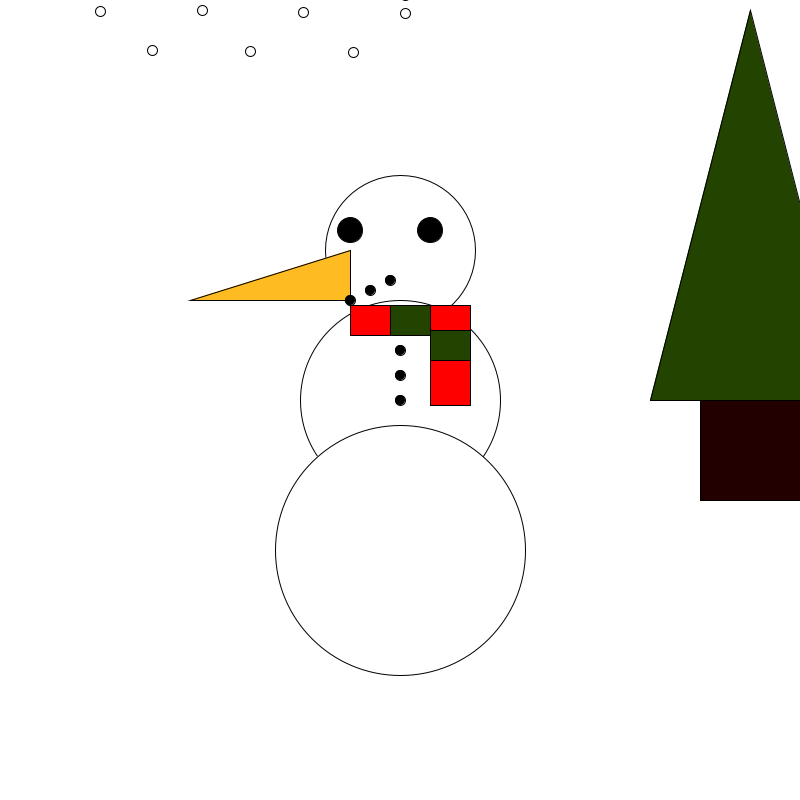
Frame 1 (no input)
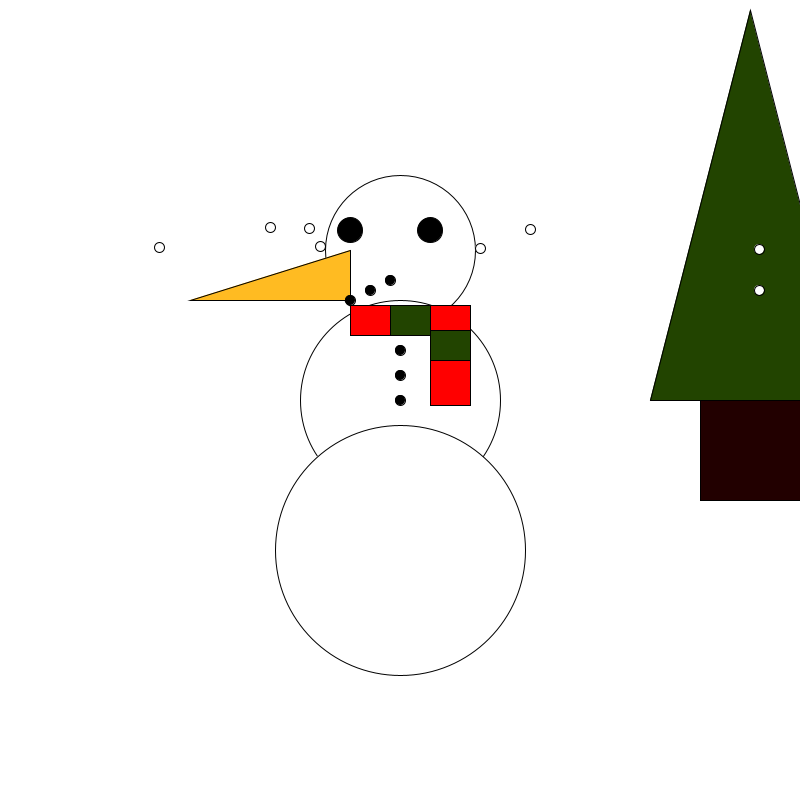
Frame 60 (the mouse pressed at the canvas centre just before this capture)
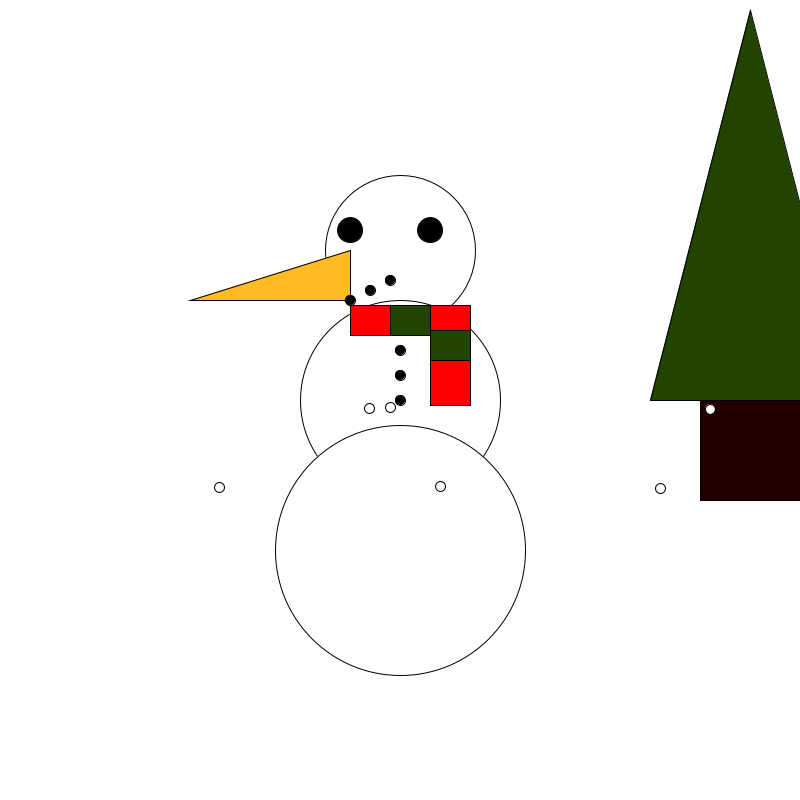
Frame 120 (the mouse held since frame 60 and released just before this capture)

The Processing sketch that drew these frames (run headless with seeded random() and noise(); from frame 60 on, the mouse is pressed at the canvas centre):

// Processing sketch: sketch_161231a
// ── sketch_161231a.pde
int snowball1Y = (10);
int snowball1X = (200);
int snowball2X = (100);
int snowball3X = (300);
int snowball2Y = (50);
int snowball4X = (150);
int snowball5X = (250);
int snowball6X = (350);
int snowball7X = (400);
int snowball3Y = (-10);
void setup(){
 size(800,800);
 background(255);
 }
 void draw(){
   background(255);
   fill(255);
 ellipse(400,250,150,150); 
 ellipse(400,400,200,200);
 ellipse(400,550,250,250);
fill(0);
 ellipse(350,230,25,25);
 ellipse(430,230,25,25);
fill(255,187,34);
 triangle(350,250,350,300,190,300);
  fill(0);
  ellipse(350,300,10,10);
  ellipse(370,290,10,10);
  ellipse(390,280,10,10);
 fill(255,0,0);
  rect(350,305,40,30);
 fill(34,68,0);
  rect(390,305,40,30);
 fill(255,0,0);
  rect(430,305,40,30); 
 fill(34,68,0);
  rect(430,330,40,45); 
 fill(255,0,0);
  rect(430,360,40,45);
 fill(0);
  ellipse(400,400,10,10);
  ellipse(400,375,10,10);
  ellipse(400,350,10,10);
fill(34,68,0);
  triangle(750,10,650,400,850,400);
 fill(34,0,0);
  rect(700,400,100,100);
 fill(255);
 
  ellipse(snowball1X +=2 ,snowball1Y ++,10,10);
  ellipse(snowball2X ++ ,snowball1Y ++,10,10);
  ellipse(snowball3X +=3 ,snowball1Y ++,10,10);
  ellipse(snowball4X +=2 ,snowball2Y ++,10,10);
   ellipse(snowball5X ++ ,snowball2Y ++,10,10);
  ellipse(snowball6X +=3 ,snowball2Y ++,10,10); 
  ellipse(snowball7X +=5 ,snowball1Y ++,10,10); 
   ellipse(snowball7X ++ ,snowball3Y +=5,10,10); 
  
}
